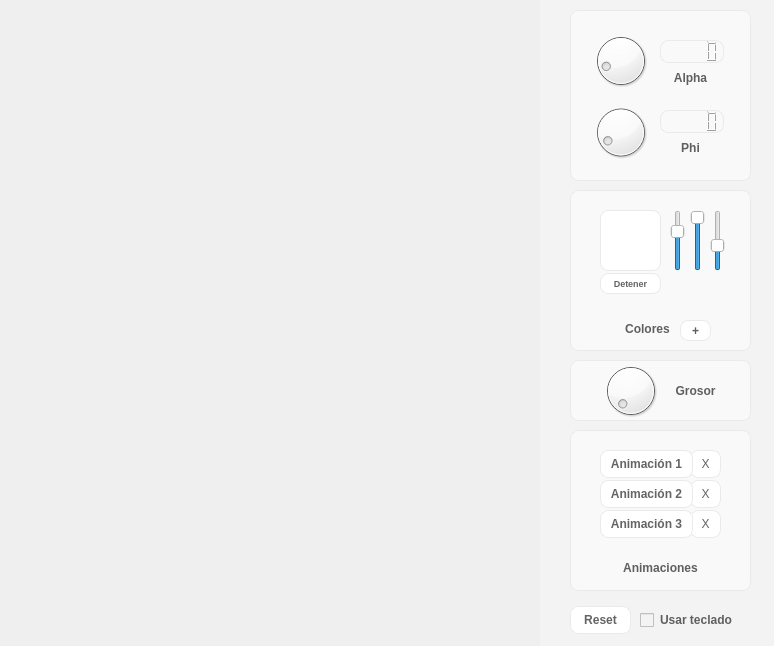
<?xml version="1.0" encoding="UTF-8"?>
<ui version="4.0">
 <class>MainWindow</class>
 <widget class="QMainWindow" name="MainWindow">
  <property name="geometry">
   <rect>
    <x>0</x>
    <y>0</y>
    <width>774</width>
    <height>646</height>
   </rect>
  </property>
  <property name="windowTitle">
   <string>20130778 - Transformaciones 3D</string>
  </property>
  <property name="windowIcon">
   <iconset resource="img.qrc">
    <normaloff>:/img/favicon.png</normaloff>:/img/favicon.png</iconset>
  </property>
  <property name="styleSheet">
   <string notr="true"/>
  </property>
  <widget class="QWidget" name="centralwidget">
   <widget class="QWidget" name="widget" native="true">
    <property name="geometry">
     <rect>
      <x>540</x>
      <y>0</y>
      <width>241</width>
      <height>601</height>
     </rect>
    </property>
    <property name="styleSheet">
     <string notr="true">background-color: rgb(243, 243, 243);</string>
    </property>
    <widget class="QGroupBox" name="groupBox_10">
     <property name="geometry">
      <rect>
       <x>30</x>
       <y>430</y>
       <width>181</width>
       <height>161</height>
      </rect>
     </property>
     <property name="styleSheet">
      <string notr="true">background-color: rgb(249, 249, 249);
border-style: solid;
border-width: 1px;
border-color: rgb(234, 234, 234);
border-radius: 8px;</string>
     </property>
     <property name="title">
      <string/>
     </property>
     <widget class="QLabel" name="label_16">
      <property name="geometry">
       <rect>
        <x>10</x>
        <y>130</y>
        <width>161</width>
        <height>16</height>
       </rect>
      </property>
      <property name="font">
       <font>
        <family>Segoe UI</family>
        <weight>75</weight>
        <bold>true</bold>
       </font>
      </property>
      <property name="styleSheet">
       <string notr="true">color: rgb(95, 95, 95);
border-style: solid;
border-width: 0px;
border-color: none;</string>
      </property>
      <property name="text">
       <string>Animaciones</string>
      </property>
      <property name="alignment">
       <set>Qt::AlignCenter</set>
      </property>
     </widget>
     <widget class="QPushButton" name="btnDetenerA3">
      <property name="geometry">
       <rect>
        <x>120</x>
        <y>80</y>
        <width>31</width>
        <height>28</height>
       </rect>
      </property>
      <property name="font">
       <font>
        <family>Segoe UI</family>
        <weight>50</weight>
        <bold>false</bold>
       </font>
      </property>
      <property name="styleSheet">
       <string notr="true">color: rgb(100, 100, 100);
background-color: rgb(255, 255, 255);
border-style: solid;
border-width: 1px;
border-color: rgb(234, 234, 234);
border-radius: 8px;</string>
      </property>
      <property name="text">
       <string>X</string>
      </property>
     </widget>
     <widget class="QPushButton" name="btnDetenerA2">
      <property name="geometry">
       <rect>
        <x>120</x>
        <y>50</y>
        <width>31</width>
        <height>28</height>
       </rect>
      </property>
      <property name="font">
       <font>
        <family>Segoe UI</family>
        <weight>50</weight>
        <bold>false</bold>
       </font>
      </property>
      <property name="styleSheet">
       <string notr="true">color: rgb(100, 100, 100);
background-color: rgb(255, 255, 255);
border-style: solid;
border-width: 1px;
border-color: rgb(234, 234, 234);
border-radius: 8px;</string>
      </property>
      <property name="text">
       <string>X</string>
      </property>
     </widget>
     <widget class="QPushButton" name="btnDetenerA1">
      <property name="geometry">
       <rect>
        <x>120</x>
        <y>20</y>
        <width>31</width>
        <height>28</height>
       </rect>
      </property>
      <property name="font">
       <font>
        <family>Segoe UI</family>
        <weight>50</weight>
        <bold>false</bold>
       </font>
      </property>
      <property name="styleSheet">
       <string notr="true">color: rgb(100, 100, 100);
background-color: rgb(255, 255, 255);
border-style: solid;
border-width: 1px;
border-color: rgb(234, 234, 234);
border-radius: 8px;</string>
      </property>
      <property name="text">
       <string>X</string>
      </property>
     </widget>
     <widget class="QPushButton" name="btnAnimacion1">
      <property name="geometry">
       <rect>
        <x>30</x>
        <y>20</y>
        <width>93</width>
        <height>28</height>
       </rect>
      </property>
      <property name="font">
       <font>
        <family>Segoe UI</family>
        <weight>75</weight>
        <bold>true</bold>
       </font>
      </property>
      <property name="styleSheet">
       <string notr="true">color: rgb(100, 100, 100);
background-color: rgb(255, 255, 255);
border-style: solid;
border-width: 1px;
border-color: rgb(234, 234, 234);
border-radius: 8px;</string>
      </property>
      <property name="text">
       <string>Animación 1</string>
      </property>
     </widget>
     <widget class="QPushButton" name="btnAnimacion2">
      <property name="geometry">
       <rect>
        <x>30</x>
        <y>50</y>
        <width>93</width>
        <height>28</height>
       </rect>
      </property>
      <property name="font">
       <font>
        <family>Segoe UI</family>
        <weight>75</weight>
        <bold>true</bold>
       </font>
      </property>
      <property name="styleSheet">
       <string notr="true">color: rgb(100, 100, 100);
background-color: rgb(255, 255, 255);
border-style: solid;
border-width: 1px;
border-color: rgb(234, 234, 234);
border-radius: 8px;</string>
      </property>
      <property name="text">
       <string>Animación 2</string>
      </property>
     </widget>
     <widget class="QPushButton" name="btnAnimacion3">
      <property name="geometry">
       <rect>
        <x>30</x>
        <y>80</y>
        <width>93</width>
        <height>28</height>
       </rect>
      </property>
      <property name="font">
       <font>
        <family>Segoe UI</family>
        <weight>75</weight>
        <bold>true</bold>
       </font>
      </property>
      <property name="styleSheet">
       <string notr="true">color: rgb(100, 100, 100);
background-color: rgb(255, 255, 255);
border-style: solid;
border-width: 1px;
border-color: rgb(234, 234, 234);
border-radius: 8px;</string>
      </property>
      <property name="text">
       <string>Animación 3</string>
      </property>
     </widget>
    </widget>
    <widget class="QGroupBox" name="groupBox_4">
     <property name="geometry">
      <rect>
       <x>30</x>
       <y>190</y>
       <width>181</width>
       <height>161</height>
      </rect>
     </property>
     <property name="styleSheet">
      <string notr="true">background-color: rgb(249, 249, 249);
border-style: solid;
border-width: 1px;
border-color: rgb(234, 234, 234);
border-radius: 8px;</string>
     </property>
     <property name="title">
      <string/>
     </property>
     <widget class="QLabel" name="label_10">
      <property name="geometry">
       <rect>
        <x>32</x>
        <y>131</y>
        <width>91</width>
        <height>16</height>
       </rect>
      </property>
      <property name="font">
       <font>
        <family>Segoe UI</family>
        <weight>75</weight>
        <bold>true</bold>
       </font>
      </property>
      <property name="styleSheet">
       <string notr="true">color: rgb(95, 95, 95);
border-style: solid;
border-width: 0px;
border-color: none;</string>
      </property>
      <property name="text">
       <string>Colores</string>
      </property>
      <property name="alignment">
       <set>Qt::AlignCenter</set>
      </property>
     </widget>
     <widget class="QPushButton" name="btnMasColores">
      <property name="geometry">
       <rect>
        <x>110</x>
        <y>130</y>
        <width>31</width>
        <height>21</height>
       </rect>
      </property>
      <property name="font">
       <font>
        <family>Arial</family>
        <pointsize>9</pointsize>
        <weight>75</weight>
        <bold>true</bold>
       </font>
      </property>
      <property name="toolTip">
       <string>Seleccionar color</string>
      </property>
      <property name="styleSheet">
       <string notr="true">background-color: rgb(255, 255, 255);
color: rgb(95, 95, 95);
border-style: solid;
border-width: 1px;
border-color: rgb(234, 234, 234);
border-radius: 8px;</string>
      </property>
      <property name="text">
       <string>+</string>
      </property>
     </widget>
     <widget class="QPushButton" name="btnArcoiris">
      <property name="geometry">
       <rect>
        <x>30</x>
        <y>20</y>
        <width>61</width>
        <height>61</height>
       </rect>
      </property>
      <property name="styleSheet">
       <string notr="true">background-color: rgb(255, 255, 255);
border-style: solid;
border-width: 1px;
border-color: rgb(234, 234, 234);
border-radius: 8px;</string>
      </property>
      <property name="text">
       <string/>
      </property>
      <property name="icon">
       <iconset resource="img.qrc">
        <normaloff>:/img/arcoiris.png</normaloff>:/img/arcoiris.png</iconset>
      </property>
      <property name="iconSize">
       <size>
        <width>50</width>
        <height>50</height>
       </size>
      </property>
     </widget>
     <widget class="QSlider" name="vsIntensidadR">
      <property name="geometry">
       <rect>
        <x>100</x>
        <y>20</y>
        <width>16</width>
        <height>61</height>
       </rect>
      </property>
      <property name="styleSheet">
       <string notr="true">border-color: none;
border-radius: none;</string>
      </property>
      <property name="minimum">
       <number>1</number>
      </property>
      <property name="maximum">
       <number>255</number>
      </property>
      <property name="sliderPosition">
       <number>180</number>
      </property>
      <property name="orientation">
       <enum>Qt::Vertical</enum>
      </property>
     </widget>
     <widget class="QSlider" name="vsIntensidadB">
      <property name="geometry">
       <rect>
        <x>140</x>
        <y>20</y>
        <width>16</width>
        <height>61</height>
       </rect>
      </property>
      <property name="styleSheet">
       <string notr="true">border-color: none;
border-radius: none;</string>
      </property>
      <property name="minimum">
       <number>1</number>
      </property>
      <property name="maximum">
       <number>255</number>
      </property>
      <property name="sliderPosition">
       <number>100</number>
      </property>
      <property name="orientation">
       <enum>Qt::Vertical</enum>
      </property>
     </widget>
     <widget class="QSlider" name="vsIntensidadG">
      <property name="geometry">
       <rect>
        <x>120</x>
        <y>20</y>
        <width>16</width>
        <height>61</height>
       </rect>
      </property>
      <property name="styleSheet">
       <string notr="true">border-color: none;
border-radius: none;</string>
      </property>
      <property name="minimum">
       <number>1</number>
      </property>
      <property name="maximum">
       <number>255</number>
      </property>
      <property name="sliderPosition">
       <number>255</number>
      </property>
      <property name="orientation">
       <enum>Qt::Vertical</enum>
      </property>
     </widget>
     <widget class="QPushButton" name="btnDetenerArcoiris">
      <property name="geometry">
       <rect>
        <x>30</x>
        <y>83</y>
        <width>61</width>
        <height>21</height>
       </rect>
      </property>
      <property name="font">
       <font>
        <family>Segoe UI</family>
        <pointsize>7</pointsize>
        <weight>75</weight>
        <bold>true</bold>
       </font>
      </property>
      <property name="styleSheet">
       <string notr="true">color: rgb(100, 100, 100);
background-color: rgb(255, 255, 255);
border-style: solid;
border-width: 1px;
border-color: rgb(234, 234, 234);
border-radius: 8px;</string>
      </property>
      <property name="text">
       <string>Detener</string>
      </property>
     </widget>
    </widget>
    <widget class="QGroupBox" name="groupBox_3">
     <property name="geometry">
      <rect>
       <x>30</x>
       <y>360</y>
       <width>181</width>
       <height>61</height>
      </rect>
     </property>
     <property name="styleSheet">
      <string notr="true">background-color: rgb(249, 249, 249);
border-style: solid;
border-width: 1px;
border-color: rgb(234, 234, 234);
border-radius: 8px;</string>
     </property>
     <property name="title">
      <string/>
     </property>
     <widget class="QLabel" name="label_11">
      <property name="geometry">
       <rect>
        <x>90</x>
        <y>20</y>
        <width>71</width>
        <height>21</height>
       </rect>
      </property>
      <property name="font">
       <font>
        <family>Segoe UI</family>
        <weight>75</weight>
        <bold>true</bold>
       </font>
      </property>
      <property name="styleSheet">
       <string notr="true">color: rgb(95, 95, 95);
border-style: solid;
border-width: 0px;
border-color: none;</string>
      </property>
      <property name="text">
       <string>Grosor</string>
      </property>
      <property name="alignment">
       <set>Qt::AlignCenter</set>
      </property>
     </widget>
     <widget class="QDial" name="dialGrosor">
      <property name="geometry">
       <rect>
        <x>20</x>
        <y>0</y>
        <width>81</width>
        <height>61</height>
       </rect>
      </property>
      <property name="minimum">
       <number>2</number>
      </property>
      <property name="maximum">
       <number>6</number>
      </property>
     </widget>
    </widget>
    <widget class="QGroupBox" name="groupBox_5">
     <property name="geometry">
      <rect>
       <x>30</x>
       <y>10</y>
       <width>181</width>
       <height>171</height>
      </rect>
     </property>
     <property name="styleSheet">
      <string notr="true">background-color: rgb(249, 249, 249);
border-style: solid;
border-width: 1px;
border-color: rgb(234, 234, 234);
border-radius: 8px;</string>
     </property>
     <property name="title">
      <string/>
     </property>
     <widget class="QLCDNumber" name="lcdNumber">
      <property name="geometry">
       <rect>
        <x>90</x>
        <y>30</y>
        <width>64</width>
        <height>23</height>
       </rect>
      </property>
      <property name="font">
       <font>
        <weight>75</weight>
        <bold>true</bold>
       </font>
      </property>
     </widget>
     <widget class="QDial" name="dialAlpha">
      <property name="geometry">
       <rect>
        <x>20</x>
        <y>20</y>
        <width>61</width>
        <height>61</height>
       </rect>
      </property>
      <property name="maximum">
       <number>360</number>
      </property>
      <property name="singleStep">
       <number>5</number>
      </property>
      <property name="value">
       <number>45</number>
      </property>
      <property name="notchesVisible">
       <bool>false</bool>
      </property>
     </widget>
     <widget class="QLabel" name="label_12">
      <property name="geometry">
       <rect>
        <x>90</x>
        <y>60</y>
        <width>61</width>
        <height>16</height>
       </rect>
      </property>
      <property name="font">
       <font>
        <family>Segoe UI</family>
        <weight>75</weight>
        <bold>true</bold>
       </font>
      </property>
      <property name="styleSheet">
       <string notr="true">color: rgb(95, 95, 95);
border-style: solid;
border-width: 0px;
border-color: none;</string>
      </property>
      <property name="text">
       <string>Alpha</string>
      </property>
      <property name="alignment">
       <set>Qt::AlignCenter</set>
      </property>
     </widget>
     <widget class="QDial" name="dialPhi">
      <property name="geometry">
       <rect>
        <x>20</x>
        <y>90</y>
        <width>61</width>
        <height>64</height>
       </rect>
      </property>
      <property name="maximum">
       <number>360</number>
      </property>
      <property name="singleStep">
       <number>5</number>
      </property>
      <property name="value">
       <number>30</number>
      </property>
      <property name="notchesVisible">
       <bool>false</bool>
      </property>
     </widget>
     <widget class="QLCDNumber" name="lcdNumber_2">
      <property name="geometry">
       <rect>
        <x>90</x>
        <y>100</y>
        <width>64</width>
        <height>23</height>
       </rect>
      </property>
      <property name="font">
       <font>
        <weight>75</weight>
        <bold>true</bold>
       </font>
      </property>
     </widget>
     <widget class="QLabel" name="label_13">
      <property name="geometry">
       <rect>
        <x>90</x>
        <y>130</y>
        <width>61</width>
        <height>16</height>
       </rect>
      </property>
      <property name="font">
       <font>
        <family>Segoe UI</family>
        <weight>75</weight>
        <bold>true</bold>
       </font>
      </property>
      <property name="styleSheet">
       <string notr="true">color: rgb(95, 95, 95);
border-style: solid;
border-width: 0px;
border-color: none;</string>
      </property>
      <property name="text">
       <string>Phi</string>
      </property>
      <property name="alignment">
       <set>Qt::AlignCenter</set>
      </property>
     </widget>
    </widget>
   </widget>
   <widget class="QWidget" name="widget_2" native="true">
    <property name="geometry">
     <rect>
      <x>540</x>
      <y>600</y>
      <width>241</width>
      <height>51</height>
     </rect>
    </property>
    <property name="styleSheet">
     <string notr="true">background-color: rgb(243, 243, 243);</string>
    </property>
    <widget class="QCheckBox" name="checkBox">
     <property name="geometry">
      <rect>
       <x>100</x>
       <y>10</y>
       <width>101</width>
       <height>20</height>
      </rect>
     </property>
     <property name="font">
      <font>
       <family>Segoe UI</family>
       <weight>75</weight>
       <bold>true</bold>
      </font>
     </property>
     <property name="styleSheet">
      <string notr="true">color: rgb(95, 95, 95);
border-style: solid;
border-width: 0px;
border-color: none;</string>
     </property>
     <property name="text">
      <string>Usar teclado</string>
     </property>
    </widget>
    <widget class="QPushButton" name="btnReset">
     <property name="geometry">
      <rect>
       <x>30</x>
       <y>6</y>
       <width>61</width>
       <height>28</height>
      </rect>
     </property>
     <property name="font">
      <font>
       <family>Segoe UI</family>
       <weight>75</weight>
       <bold>true</bold>
      </font>
     </property>
     <property name="styleSheet">
      <string notr="true">color: rgb(100, 100, 100);
background-color: rgb(255, 255, 255);
border-style: solid;
border-width: 1px;
border-color: rgb(234, 234, 234);
border-radius: 8px;</string>
     </property>
     <property name="text">
      <string>Reset</string>
     </property>
    </widget>
   </widget>
  </widget>
 </widget>
 <resources>
  <include location="img.qrc"/>
 </resources>
 <connections/>
</ui>
